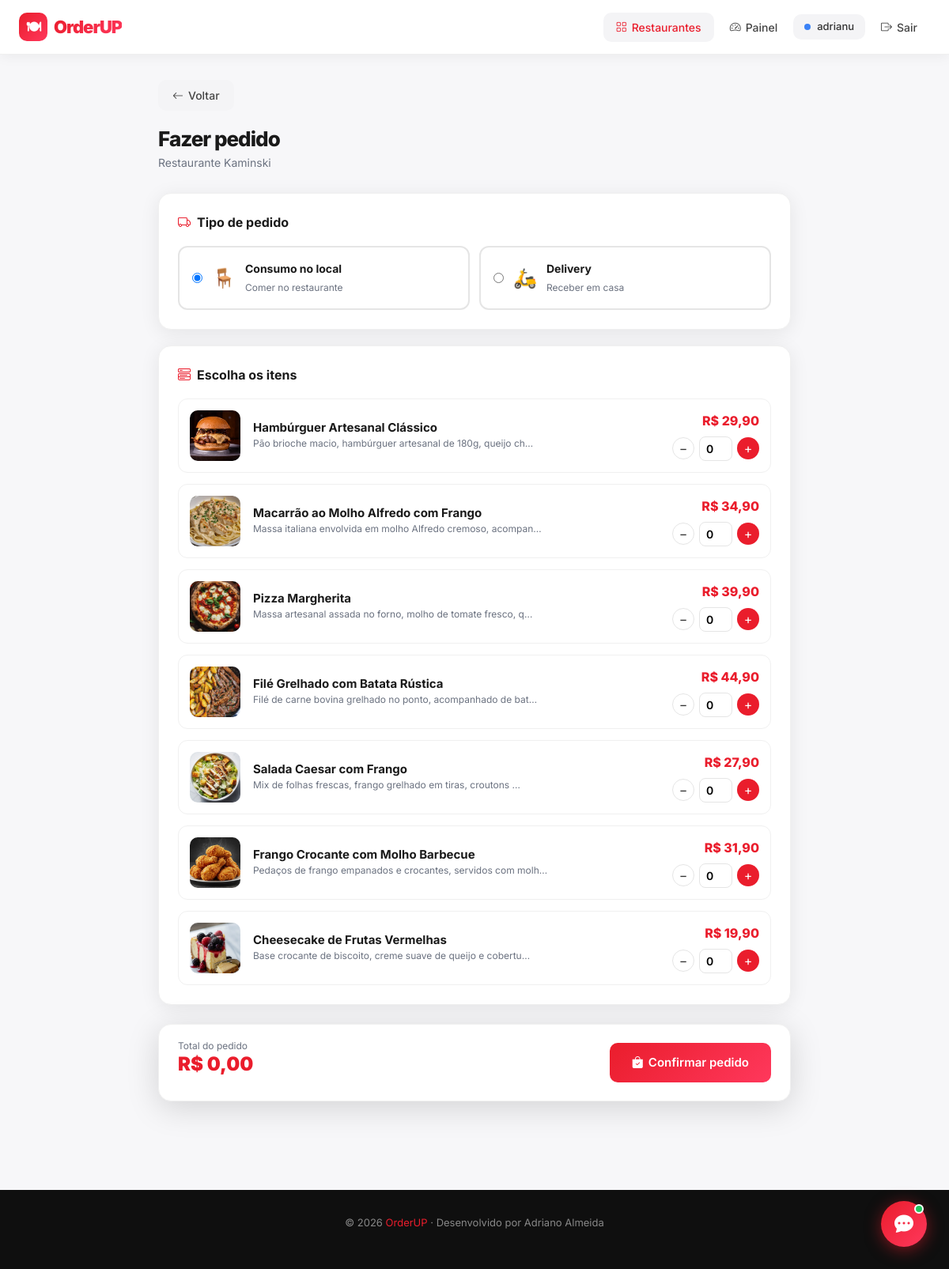
The app's page /restaurants/13/orders/create/ (signed in) with its own data.
### myapp/models.py (models this page shows, shortened)
class Restaurant(models.Model):
    name = models.CharField(max_length=200)
    description = models.TextField()
    image = models.ImageField(upload_to='restaurants/', blank=True, null=True)
    owner = models.ForeignKey(User, on_delete=models.CASCADE)
    created_at = models.DateTimeField(auto_now_add=True)
    class Meta:
        ordering = ['-created_at']

class MenuItem(models.Model):
    restaurant = models.ForeignKey(
        Restaurant,
        on_delete=models.CASCADE,
        related_name='menu_items'
    )
    name = models.CharField(max_length=200)
    description = models.TextField()
    price = models.DecimalField(max_digits=8, decimal_places=2)
    image = models.ImageField(
        upload_to=menu_image_path,
        blank=True,
        null=True
    )
    available = models.BooleanField(default=True)

### myapp/views.py (the view, shortened to what this page needs)
@login_required
def order_create(request, restaurant_id):
    restaurant = get_object_or_404(Restaurant, id=restaurant_id)
    menu_items = restaurant.menu_items.filter(available=True)
    return render(request, 'order_form.html', {
        'menu_items': menu_items,
        'restaurant': restaurant,
        'form': OrderForm()
    })

### myapp/forms.py
class OrderForm(forms.ModelForm):
    class Meta:
        model = Order
        fields = ['order_type']
        widgets = {
            'order_type': forms.Select(attrs={
                'class': 'form-select'
            }),
        }

### templates/order_form.html (shortened to what this page needs)
{% extends 'base.html' %}
{% block content %}
<div style="max-width:800px;margin:0 auto">
  <a href="{% url 'restaurant_detail' restaurant.pk %}" class="btn-gray" style="margin-bottom:20px"><i class="bi bi-arrow-left"></i> Voltar</a>
  <h1 style="font-size:26px;font-weight:800;letter-spacing:-1px;margin-bottom:4px">Fazer pedido</h1>
  <p style="color:var(--muted);font-size:14px;margin-bottom:28px">{{ restaurant.name }}</p>
  <form method="post" id="order-form">
    <div class="dash-card" style="margin-bottom:20px">
      <div class="dash-card-title"><i class="bi bi-truck" style="color:var(--red)"></i> Tipo de pedido</div>
      <div style="display:grid;grid-template-columns:1fr 1fr;gap:12px">
        <label style="border:2px solid #e5e5e5;border-radius:12px;padding:16px;cursor:pointer;display:flex;align-items:center;gap:12px;transition:all .2s" id="local-label">
          <input type="radio" name="order_type" value="LOCAL" checked onchange="selectType('local')">
          <span style="font-size:24px">🪑</span>
          <div>
            <strong style="font-size:14px;display:block">Consumo no local</strong>
            <span style="font-size:12px;color:var(--muted)">Comer no restaurante</span>
          </div>
        </label>
        <label style="border:2px solid #e5e5e5;border-radius:12px;padding:16px;cursor:pointer;display:flex;align-items:center;gap:12px;transition:all .2s" id="delivery-label">
          <input type="radio" name="order_type" value="DELIVERY" onchange="selectType('delivery')">
          <span style="font-size:24px">🛵</span>
          <div>
            <strong style="font-size:14px;display:block">Delivery</strong>
            <span style="font-size:12px;color:var(--muted)">Receber em casa</span>
          </div>
        </label>
      </div>
    </div>
    <div class="dash-card">
      <div class="dash-card-title"><i class="bi bi-menu-button-wide" style="color:var(--red)"></i> Escolha os itens</div>
      <div style="display:flex;flex-direction:column;gap:14px" id="menu-items">
        {% for item in menu_items %}
        <div style="display:flex;align-items:center;gap:16px;padding:14px;border:1.5px solid #f0f0f0;border-radius:12px;transition:all .2s" id="item-row-{{ item.id }}">
          {% if item.image %}
            <img src="{{ item.image.url }}" alt="{{ item.name }}" style="width:64px;height:64px;border-radius:10px;object-fit:cover;flex-shrink:0">
          {% else %}
            <div style="width:64px;height:64px;border-radius:10px;background:#f4f4f6;display:flex;align-items:center;justify-content:center;font-size:24px;flex-shrink:0">🍽</div>
          {% endif %}
          <div style="flex:1">
            <h4 style="font-size:15px;font-weight:700;margin-bottom:2px">{{ item.name }}</h4>
            <p style="font-size:12px;color:var(--muted);margin-bottom:0">{{ item.description|truncatechars:60 }}</p>
          </div>
          <div style="text-align:right;flex-shrink:0">
            <p style="font-size:16px;font-weight:800;color:var(--red);margin-bottom:8px">R$ {{ item.price|floatformat:2 }}</p>
            <div style="display:flex;align-items:center;gap:6px">
              <button type="button" onclick="changeQty({{ item.id }}, -1)" style="width:28px;height:28px;border-radius:50%;border:1.5px solid #e5e5e5;background:#fff;cursor:pointer;font-size:16px;display:flex;align-items:center;justify-content:center;color:#333">−</button>
              <input type="number" name="quantity" id="qty-{{ item.id }}" value="0" min="0" max="20" style="width:42px;text-align:center;border:1.5px solid #e5e5e5;border-radius:8px;padding:4px;font-size:14px;font-weight:600" onchange="updateTotal()">
              <button type="button" onclick="changeQty({{ item.id }}, 1)" style="width:28px;height:28px;border-radius:50%;background:var(--red);border:none;cursor:pointer;font-size:16px;display:flex;align-items:center;justify-content:center;color:#fff">+</button>
            </div>
          </div>
        </div>
        {% endfor %}
      </div>
    </div>
    <div style="position:sticky;bottom:20px;background:#fff;border-radius:16px;padding:18px 24px;box-shadow:0 8px 40px rgba(0,0,0,0.15);display:flex;align-items:center;justify-content:space-between;border:1px solid #f0f0f0;margin-top:16px">
      <div>
        <p style="font-size:12px;color:var(--muted);margin-bottom:2px">Total do pedido</p>
        <p style="font-size:24px;font-weight:900;color:var(--red);line-height:1" id="total-display">R$ 0,00</p>
      </div>
      <button type="submit" class="btn-red" style="padding:14px 28px;font-size:15px">
        <i class="bi bi-bag-check-fill"></i> Confirmar pedido
      </button>
    </div>
  </form>
</div>
{% endblock %}

### templates/base.html (shortened to what this page needs)
{% load static %}
<!DOCTYPE html>
<html lang="pt-br">
<head>
<link href="https://cdn.jsdelivr.net/npm/bootstrap@5.3.2/dist/css/bootstrap.min.css" rel="stylesheet">
<link href="https://cdn.jsdelivr.net/npm/bootstrap-icons@1.11.3/font/bootstrap-icons.min.css" rel="stylesheet">
</head>
<body>
<nav class="navbar-orderup">
  <div class="nav-inner">
    <a href="{% url 'home' %}" class="brand">
      <div class="brand-icon">🍽</div>
      <span>OrderUP</span>
    </a>
    <div class="nav-links">
      {% if user.is_authenticated %}
        <a href="{% url 'restaurant_list' %}" class="nav-btn {% if '/restaurants' in request.path %}active{% endif %}">
          <i class="bi bi-grid"></i><span>Restaurantes</span>
        </a>
        {% if user.profile.user_type == 'empresa' or user.is_superuser %}
          <a href="{% url 'my_dashboard' %}" class="nav-btn {% if 'dashboard' in request.path %}active{% endif %}">
            <i class="bi bi-speedometer2"></i><span>Painel</span>
          </a>
        {% else %}
          <a href="{% url 'my_dashboard' %}" class="nav-btn {% if 'dashboard' in request.path %}active{% endif %}">
            <i class="bi bi-person-circle"></i><span>Meus Pedidos</span>
          </a>
        {% endif %}
        <div class="user-badge">
          {% if user.is_superuser %}
            <span class="dot dot-admin"></span>Admin
          {% elif user.profile.user_type == 'empresa' %}
            <span class="dot dot-empresa"></span>{{ user.username }}
          {% else %}
            <span class="dot dot-cliente"></span>{{ user.username }}
          {% endif %}
        </div>
        <form action="{% url 'logout' %}" method="post" style="margin:0">
          <button type="submit" class="nav-btn">
            <i class="bi bi-box-arrow-right"></i><span>Sair</span>
          </button>
        </form>
      {% else %}
        <a href="{% url 'login' %}" class="nav-btn nav-btn-outline">Entrar</a>
        <a href="{% url 'register' %}" class="nav-btn nav-btn-primary">Cadastrar</a>
      {% endif %}
    </div>
  </div>
</nav>
<div style="max-width:1200px;margin:0 auto;padding:{% if request.path == '/' %}40px{% else %}32px{% endif %} 24px">
  {% block content %}{% endblock %}
</div>
<footer>
  <p>© 2026 <span>OrderUP</span> · Desenvolvido por Adriano Almeida</p>
</footer>
{% if user.is_authenticated %}
<button id="chat-fab" onclick="toggleChat()">
  <i class="bi bi-chat-dots-fill" id="chat-icon"></i>
  <div class="badge-dot"></div>
</button>
{% endif %}
</body>
</html>

### templates/base.html (style rules this page uses)
:root { --red:#EA1D2C;--red2:#FF385C;--dark:#0f0f0f;--dark2:#1a1a1a; --gray:#f4f4f6;--muted:#6b7280;--white:#fff; --radius:16px;--radius-sm:10px; --shadow:0 4px 24px rgba(0,0,0,0.08); --shadow-lg:0 12px 48px rgba(0,0,0,0.14); }
* { margin:0;padding:0;box-sizing:border-box }
body { font-family:'Inter',sans-serif;background:#f7f7f9;color:#1a1a1a;min-height:100vh }
.navbar-orderup { background:#fff;border-bottom:1px solid #f0f0f0;padding:0 0;position:sticky;top:0;z-index:999;box-shadow:0 2px 16px rgba(0,0,0,0.06) }
.nav-inner { max-width:1200px;margin:0 auto;padding:0 24px;display:flex;align-items:center;height:68px;gap:12px }
.brand { font-size:22px;font-weight:900;letter-spacing:-1px;text-decoration:none;display:flex;align-items:center;gap:8px }
.brand .brand-icon { width:36px;height:36px;background:linear-gradient(135deg,var(--red),var(--red2));border-radius:10px;display:flex;align-items:center;justify-content:center;color:#fff;font-size:18px }
.brand span { background:linear-gradient(135deg,var(--red),var(--red2));-webkit-background-clip:text;-webkit-text-fill-color:transparent }
.nav-links { display:flex;align-items:center;gap:4px;margin-left:auto }
.nav-btn { display:flex;align-items:center;gap:6px;padding:8px 16px;border-radius:var(--radius-sm);font-size:14px;font-weight:500;color:#444;text-decoration:none;transition:all .2s;border:none;background:none;cursor:pointer }
.nav-btn:hover,.nav-btn.active { background:#f4f4f6;color:var(--red) }
.user-badge { display:flex;align-items:center;gap:8px;padding:6px 14px;background:#f4f4f6;border-radius:var(--radius-sm);font-size:13px;font-weight:500;color:#333 }
.user-badge .dot { width:8px;height:8px;border-radius:50%;flex-shrink:0 }
.dot-empresa { background:#3b82f6 }
.btn-red { background:linear-gradient(135deg,var(--red),var(--red2));color:#fff;border:none;padding:10px 20px;border-radius:var(--radius-sm);font-size:14px;font-weight:600;text-decoration:none;display:inline-flex;align-items:center;gap:6px;transition:all .2s;cursor:pointer }
.btn-gray { background:#f4f4f6;color:#444;border:none;padding:9px 18px;border-radius:var(--radius-sm);font-size:14px;font-weight:500;text-decoration:none;display:inline-flex;align-items:center;gap:6px;transition:all .2s;cursor:pointer }
.dash-card { background:#fff;border-radius:var(--radius);padding:24px;box-shadow:var(--shadow);margin-bottom:24px;border:1px solid #f0f0f0 }
.dash-card-title { font-size:16px;font-weight:700;margin-bottom:18px;display:flex;align-items:center;gap:8px }
#chat-fab { position:fixed;bottom:28px;right:28px;z-index:9999;width:58px;height:58px;background:linear-gradient(135deg,var(--red),var(--red2));border:none;border-radius:50%;color:#fff;font-size:24px;cursor:pointer;box-shadow:0 4px 20px rgba(234,29,44,0.5);display:flex;align-items:center;justify-content:center;transition:all .3s }
#chat-fab .badge-dot { position:absolute;top:4px;right:4px;width:12px;height:12px;background:#22c55e;border-radius:50%;border:2px solid #fff }
footer { background:#0f0f0f;color:rgba(255,255,255,0.5);padding:32px 24px;text-align:center;font-size:13px;margin-top:80px }
footer span { color:var(--red) }

### records on screen
Restaurant: name "Restaurante Kaminski"
MenuItem: image (picture), name "Hambúrguer Artesanal Clássico", description "Pão brioche macio, hambúrguer artesanal de 180g, queijo ch…", price "29,90"
MenuItem: image (picture), name "Macarrão ao Molho Alfredo com Frango", description "Massa italiana envolvida em molho Alfredo cremoso, acompan…", price "34,90"
MenuItem: image (picture), name "Pizza Margherita", description "Massa artesanal assada no forno, molho de tomate fresco, q…", price "39,90"
MenuItem: image (picture), name "Filé Grelhado com Batata Rústica", description "Filé de carne bovina grelhado no ponto, acompanhado de bat…", price "44,90"
MenuItem: image (picture), name "Salada Caesar com Frango", description "Mix de folhas frescas, frango grelhado em tiras, croutons …", price "27,90"
MenuItem: image (picture), name "Frango Crocante com Molho Barbecue", description "Pedaços de frango empanados e crocantes, servidos com molh…", price "31,90"
MenuItem: image (picture), name "Cheesecake de Frutas Vermelhas", description "Base crocante de biscoito, creme suave de queijo e cobertu…", price "19,90"

### other values on screen
{{ user.username }} "adrianu"
